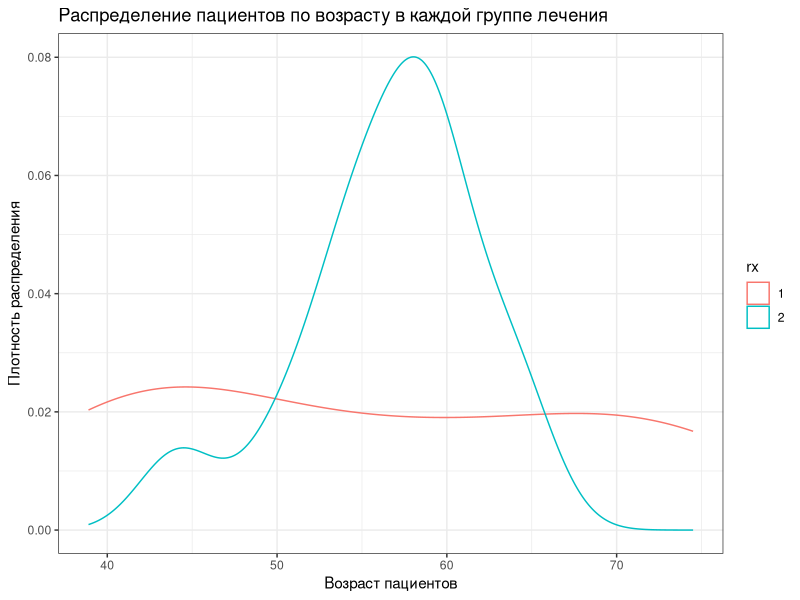
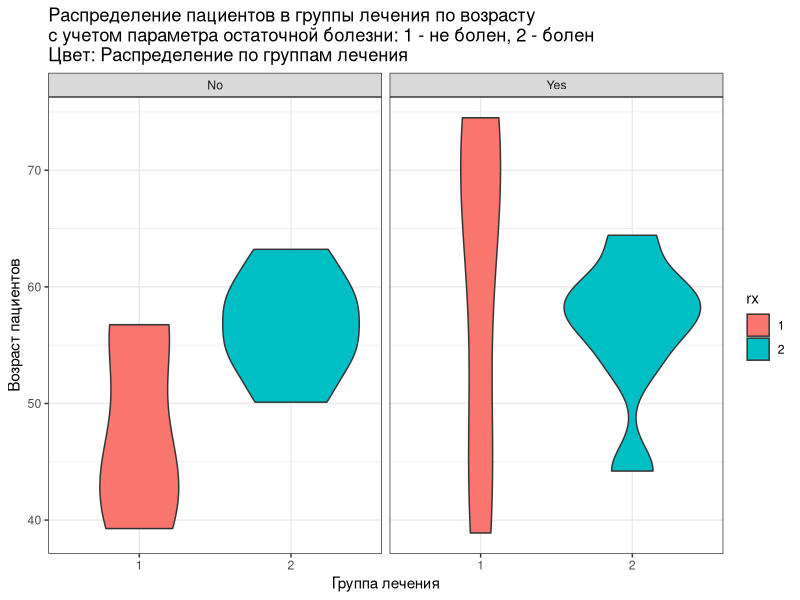
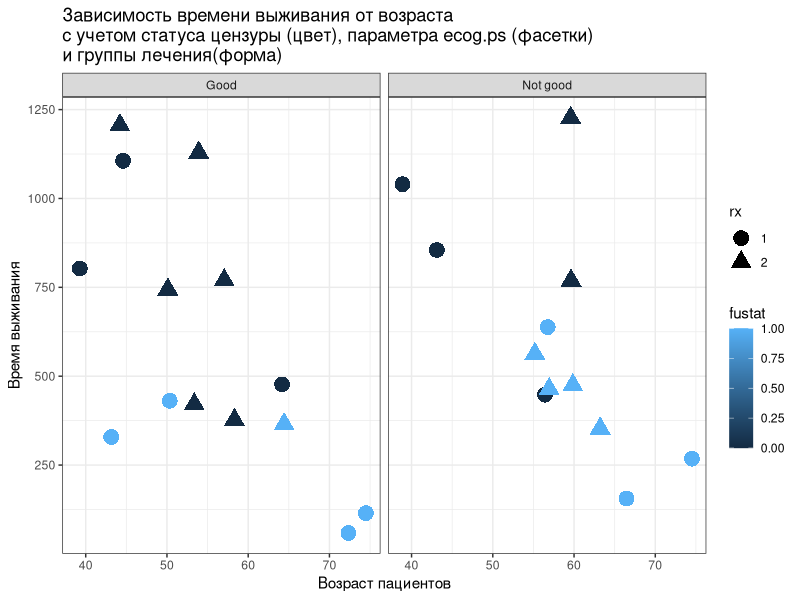
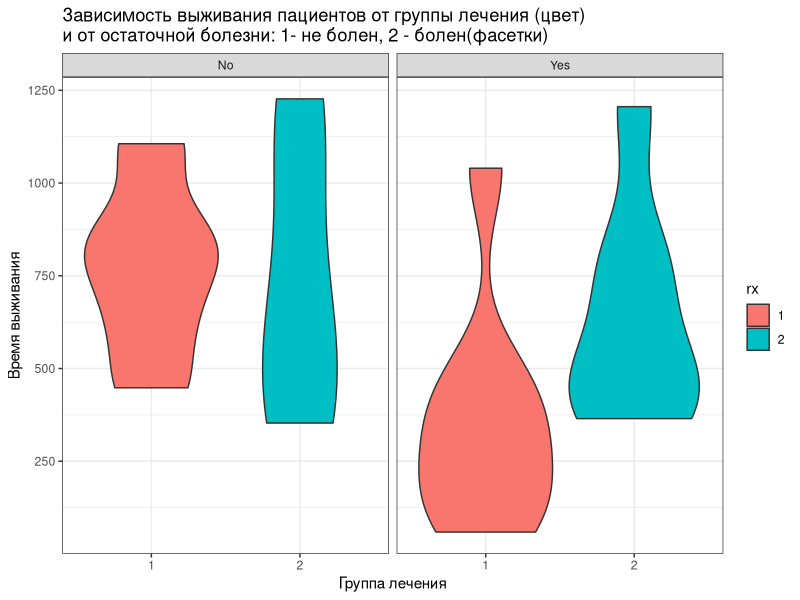
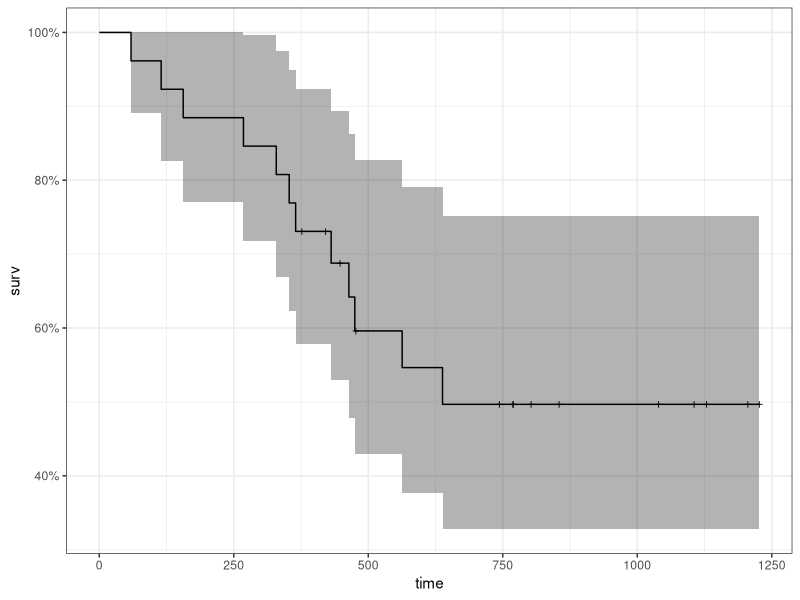
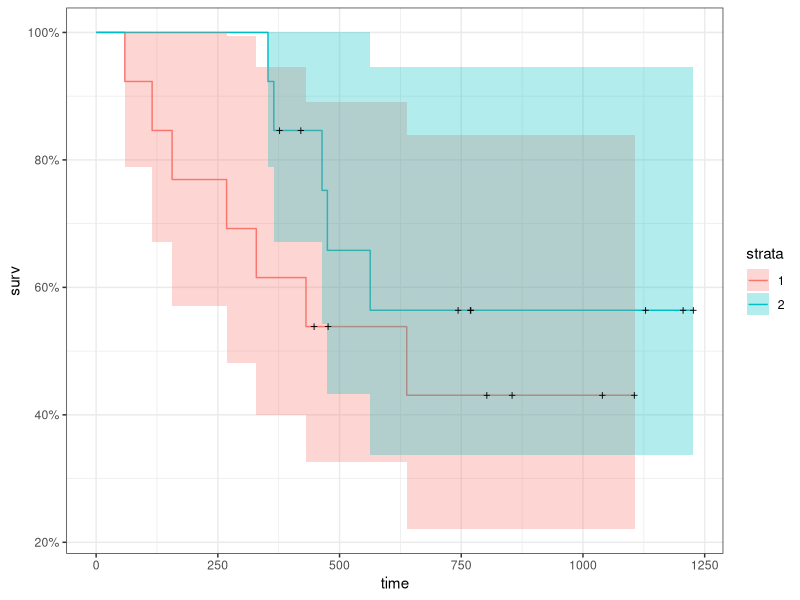
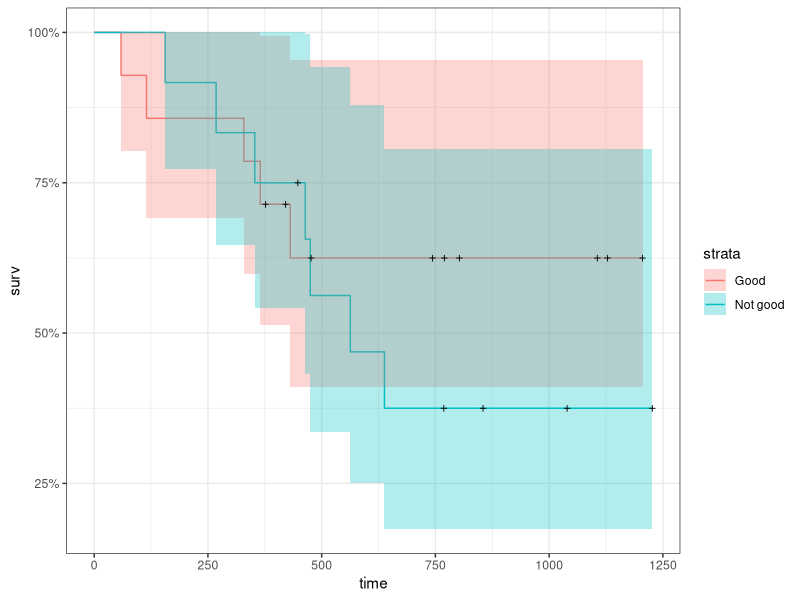
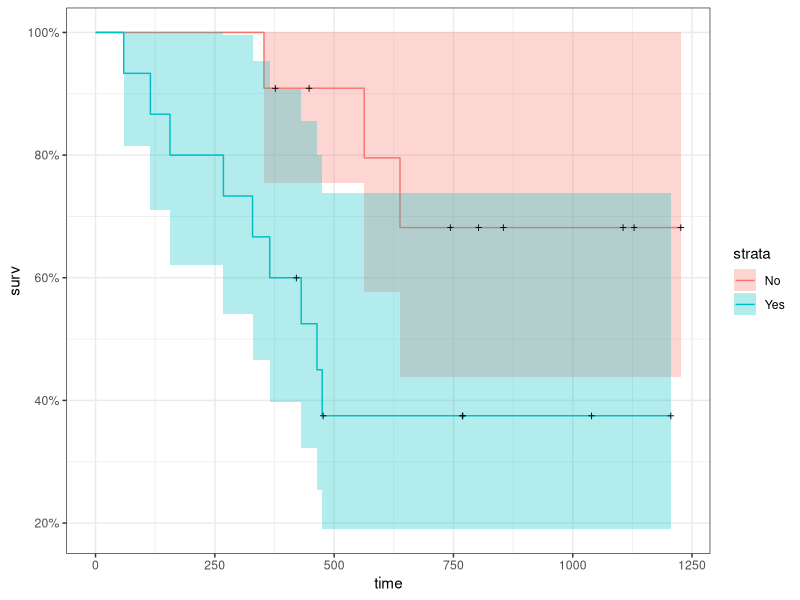

Source code (R) for these figures, in order:
## ---- chunk 1
knitr::opts_chunk$set(echo = TRUE)
## ---- chunk 2
require(ggplot2)
require(survival)
require(ggfortify)
require(survminer)
require(ranger)
require(coin)
## ---- chunk 3
df <- ovarian
str(df)
df$resid.ds <- factor(df$resid.ds, levels = c('1', '2'), labels = c("No", "Yes"))
df$rx <- as.factor(df$rx)
df$ecog.ps <- factor(df$ecog.ps, levels = c('1', '2'), labels = c('Good', 'Not good') )
str(df)

## ---- chunk 4
library(ggplot2)
ggplot(data = df, aes(x = age, col = rx)) + geom_density() + theme_bw() + xlab("Возраст пациентов") + 
  ylab("Плотность распределения") +
  ggtitle('Распределение пациентов по возрасту в каждой группе лечения')
## ---- chunk 5
ggplot(data = df, aes(x = rx, y = age, fill = rx)) + 
  geom_violin() + 
  theme_bw() + 
  ggtitle("Распределение пациентов в группы лечения по возрасту\nс учетом параметра остаточной болезни: 1 - не болен, 2 - болен\nЦвет: Распределение по группам лечения") + 
  facet_wrap(.~resid.ds)+
  ylab("Возраст пациентов") +
  xlab("Группа лечения")
## ---- chunk 6

ggplot(data = df, aes(x = age, y = futime, col = fustat, shape = rx)) +
  geom_point(size = 5) + 
  theme_bw() + 
  facet_wrap(~ecog.ps) + 
  ggtitle("Зависимость времени выживания от возраста\nс учетом статуса цензуры (цвет), параметра ecog.ps (фасетки)\nи группы лечения(форма)")+
  xlab("Возраст пациентов")+
  ylab("Время выживания")
## ---- chunk 7
ggplot(data = df, aes(x = rx, y = futime, fill = rx)) + 
  geom_violin() + 
  theme_bw() + 
  facet_wrap(.~resid.ds)+
  ylab("Время выживания") +
  xlab("Группа лечения") + 
  ggtitle("Зависимость выживания пациентов от группы лечения (цвет)\nи от остаточной болезни: 1- не болен, 2 - болен(фасетки)")
## ---- chunk 8
km_fit <- survfit(Surv(futime, fustat) ~ 1, data=df)
autoplot(km_fit) + theme_bw()
## ---- chunk 9
km_2 <- survfit(Surv(futime, fustat) ~ rx, data=df)
autoplot(km_2) + theme_bw()
## ---- chunk 10
km_3 <- survfit(Surv(futime, fustat) ~ ecog.ps, data=df)
autoplot(km_3) + theme_bw()
## ---- chunk 11
km_4 <- survfit(Surv(futime, fustat) ~ resid.ds, data=df)
autoplot(km_4) + theme_bw()
## ---- chunk 12

df$age_factor <- factor(ifelse(df$age < 55, 'Young', 'Old'))
km_5 <- survfit(Surv(futime, fustat) ~ age_factor, data=df)
autoplot(km_5) + theme_bw()
## ---- chunk 13
survdiff(Surv(futime, fustat) ~ rx, data = df)
survdiff(Surv(futime, fustat) ~ ecog.ps, data = df)
survdiff(Surv(futime, fustat) ~ resid.ds, data = df)
survdiff(Surv(futime, fustat) ~ age_factor, data = df)
## ---- chunk 14
fit.coxph <- coxph(Surv(futime, fustat) ~ resid.ds + ecog.ps + age_factor + rx, data = df)
ggforest(fit.coxph, data = df)


aa_fit <- aareg(Surv(futime, fustat) ~ resid.ds + ecog.ps + age_factor + rx, data = df)
autoplot(aa_fit)
